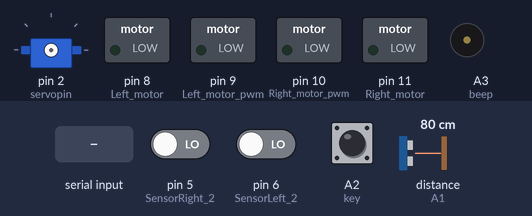
Bench run of a sketch on a simulated Arduino Uno, built with avr-gcc and run on an emulated ATmega328P. On the bench: servo, switched loads named in the sketch (green lamp = pin HIGH), buzzer (waves = sounding). Wiring (inferred from the names in the program): servo: signal pin 2. The test bench sets the inputs (shaded band); at power-on: A2 (key) LOW, pin 5 (SensorRight_2) LOW, pin 6 (SensorLeft_2) LOW, distance to the obstacle (sensor on A1) 80 cm. The echo pulse lasts 58.3 µs per cm; servo pulses on a pin are drawn as a servo (544–2400 µs = 0–180°); pins used as bus, display or sensor lines are not drawn; what the sketch prints to the serial monitor is not drawn.

Above: at 1.2 s.
1.3 s: A2 (key) pulled HIGH for 0.15 s
At 1.43 s:
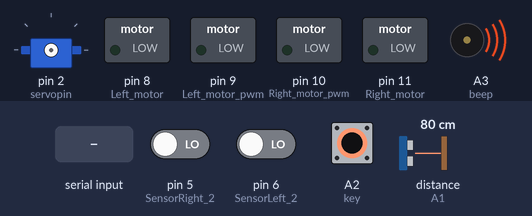
3.1 s: "B" received over Serial
At 3.8 s:
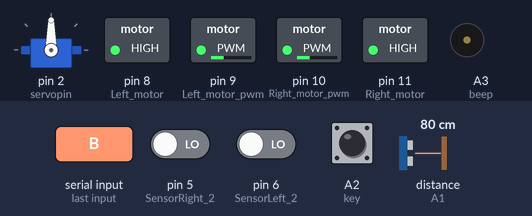
At 5.5 s:
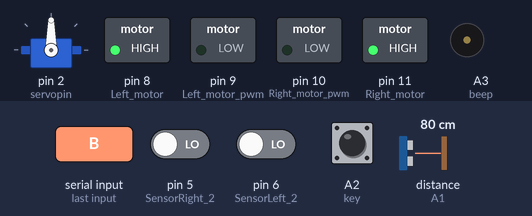
Timing chart, 0 to 7.0 s (numbered marks = the images above; inputs shaded):
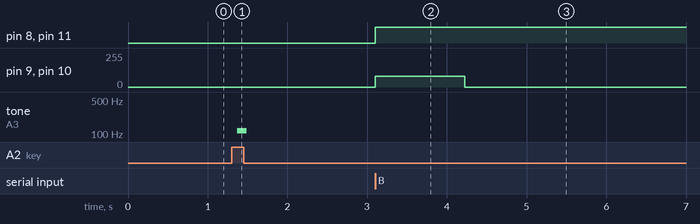

Measured:
- after the input at 1.3 s, tone on A3 (beep): silent → 116 Hz after 0.07 s, → silent 0.12 s later
- after the input at 3.1 s, pin 8 (Left_motor), pin 11 (Right_motor): LOW → HIGH at once; pin 9 (Left_motor_pwm), pin 10 (Right_motor_pwm): 0/255 → 80/255 at once, → 0/255 1.1 s later

The sketch:

myrun.ino
```cpp
/*slep*/


/******************************参数初始化*************************************/
char getstr;                    // 存储蓝牙串口获取的8biti信息
const int Left_motor=8;         // 左电机(IN3) 输出0  前进   输出1 后退
const int Left_motor_pwm=9;     // 左电机PWM调速

const int Right_motor_pwm=10;   // 右电机PWM调速
const int Right_motor=11;       // 右电机后退(IN1)  输出0  前进   输出1 后退

const int key=A2;               // 定义按键 数字A2 接口
const int beep=A3;              // 定义蜂鸣器 数字A3 接口

const int Echo = A1;            // Echo回声脚(P2.0)
const int Trig =A0;             // Trig 触发脚(P2.1)
const int servopin=2;           // 设置舵机驱动脚到数字口2

const int SensorRight_2 = 5;   	// 左边红外避障传感器()
const int SensorLeft_2 = 6;   	// 右边红外避障传感器()

int Front_Distance = 0;         // 前探测
int Left_Distance = 0;          // 左探测
int Right_Distance = 0;         // 右探测
int Angle_Distance=0;           // 每一角度探测的值


void setup() {
   Serial.begin(9600);            // 蓝牙波透率

   /*电机端口*/
   /*LOW前进**HIGH后退*/
   pinMode(Left_motor,OUTPUT);     // PIN 8   8脚无PWM功能
   pinMode(Left_motor_pwm,OUTPUT); // PIN 9   (PWM)
   pinMode(Right_motor_pwm,OUTPUT);// PIN 10  (PWM)
   pinMode(Right_motor,OUTPUT);    // PIN 11  (PWM)
   /*超声波端口*/
   pinMode(Echo, INPUT);           // 定义超声波输入脚
   pinMode(Trig, OUTPUT);          // 定义超声波输出脚
   pinMode(servopin,OUTPUT);       // 设定舵机接口为输出接口
   /*红外避障端口*/
   pinMode(SensorLeft_2, INPUT);   // 定义中间避障传感器为输入
   pinMode(SensorRight_2, INPUT);  // 定义中间避障传感器为输入
   /*其余端口初始化*/
   pinMode(key,INPUT);             // 定义按键接口为输入接口
   pinMode(beep,OUTPUT);           // 蜂鸣器

}

/******************************电机驱动函数************************************/
/*
*@name:run
*@function:小车前进
*/
void run()
{
  digitalWrite(Right_motor,LOW);              // 右电机前进
  digitalWrite(Right_motor_pwm,HIGH);         // 右电机前进
  analogWrite(Right_motor_pwm,80);           // PWM比例0~255调速，左右轮差异略增减

  digitalWrite(Left_motor,LOW);               // 左电机前进
  digitalWrite(Left_motor_pwm,HIGH);          // 左电机PWM
  analogWrite(Left_motor_pwm,80);            // PWM比例0~255调速，左右轮差异略增减

  //delay(time * 100);                        // 执行时间，可以调整
}
/*
*@name:brake
*@function:小车停止
*/
void brake()
{
  digitalWrite(Right_motor_pwm,LOW);           // 右电机PWM 调速输出0
  analogWrite(Right_motor_pwm,0);              // PWM比例0~255调速，左右轮差异略增减

  digitalWrite(Left_motor_pwm,LOW);            // 左电机PWM 调速输出0
  analogWrite(Left_motor_pwm,0);               // PWM比例0~255调速，左右轮差异略增减

  //delay(time * 100);                         // 执行时间，可以调整
}
/*
*@name:spin_left
*@function:小车左转(左轮后退，右轮前进)
*/
void spin_left()
{
  digitalWrite(Right_motor,LOW);               // 右电机前进
  digitalWrite(Right_motor_pwm,HIGH);          // 右电机前进
  analogWrite(Right_motor_pwm,80);            // PWM比例0~255调速，左右轮差异略增减

  digitalWrite(Left_motor,HIGH);               // 左电机后退
  digitalWrite(Left_motor_pwm,HIGH);           // 左电机PWM
  analogWrite(Left_motor_pwm,80);             // PWM比例0~255调速，左右轮差异略增减

 // delay(time * 100);	                       // 执行时间，可以调整
}
/*
*@name:spin_right
*@function:小车右转(右轮后退，左轮前进)
*/
void spin_right()
{
  digitalWrite(Right_motor,HIGH);              // 右电机后退
  digitalWrite(Right_motor_pwm,HIGH);          // 右电机PWM输出1
  analogWrite(Right_motor_pwm,80);            // PWM比例0~255调速，左右轮差异略增减


  digitalWrite(Left_motor,LOW);                // 左电机前进
  digitalWrite(Left_motor_pwm,HIGH);           // 左电机PWM
  analogWrite(Left_motor_pwm,80);             // PWM比例0~255调速，左右轮差异略增减

  //delay(time * 100);	                       // 执行时间，可以调整
}
/*
*@name:back
*@function:小车后退
*/
void back()
{
  digitalWrite(Right_motor,HIGH);              // 右电机后退
  digitalWrite(Right_motor_pwm,HIGH);          // 右电机前进
  analogWrite(Right_motor_pwm,80);            // PWM比例0~255调速，左右轮差异略增减


  digitalWrite(Left_motor,HIGH);               // 左电机后退
  digitalWrite(Left_motor_pwm,HIGH);           // 左电机PWM
  analogWrite(Left_motor_pwm,80);             // PWM比例0~255调速，左右轮差异略增减

  //delay(time * 100);                         // 执行时间，可以调整
}

/******************************舵机测距函数************************************/
/*
*@name:Distance_test
*@function:量出前方距离
*/
float Distance_test()
{
  digitalWrite(Trig, LOW);                     // 给触发脚低电平2μs
  delayMicroseconds(2);
  digitalWrite(Trig, HIGH);                    // 给触发脚高电平10μs，这里至少是10μs
  delayMicroseconds(10);
  digitalWrite(Trig, LOW);                     // 持续给触发脚低电
  float Fdistance = pulseIn(Echo, HIGH);       // 读取高电平时间(单位：微秒)
  Fdistance= Fdistance/58;                     // 为什么除以58等于厘米，  Y米=（X秒*344）/2
                                               // X秒=（ 2*Y米）/344 ==》X秒=0.0058*Y米 ==》厘米=微秒/58
  return Fdistance;
}
/*
*@name:servopulse
*@function:定义一个脉冲函数，用来模拟方式产生PWM值舵机的范围是0.5MS到2.5MS 1.5MS 占空比是居中周期是20MS
*@attention:不同的PWM波占空比对应servo转动的不同角度
*/
void servopulse(int servopin,int myangle)
{
  int pulsewidth=(myangle*11)+500;             //将角度转化为500-2480 的脉宽值 这里的myangle就是0-180度  所以180*11+500=2480  11是为了换成90度的时候基本就是1.5MS
  digitalWrite(servopin,HIGH);                 //将舵机接口电平置高                                                           90*11+50=1490uS  就是1.5ms
  delayMicroseconds(pulsewidth);               //延时脉宽值的微秒数  这里调用的是微秒延时函数
  digitalWrite(servopin,LOW);                  //将舵机接口电平置低
  delay(20-(pulsewidth*0.001));                //延时周期内剩余时间  这里调用的是ms延时函数
}
/*
*@name:front_detection
*@function:探测前方距离
*/
void front_detection()
{
  //此处循环次数减少，为了增加小车遇到障碍物的反应速度
  for(int i=0;i<=5;i++){                       //产生PWM个数，等效延时以保证能转到响应角度
    servopulse(servopin,90);                   //模拟产生PWM
  }
  Front_Distance = Distance_test();
}
/*
*@name:left_detection
*@function:探测左边距离
*/
void left_detection()
{
  for(int i=0;i<=15;i++){                      //产生PWM个数，等效延时以保证能转到响应角度
    servopulse(servopin,175);                  //模拟产生PWM
  }
  Left_Distance = Distance_test();
}
/*
*@name:right_detection
*@function:探测右边距离
*/
void right_detection()
{
  for(int i=0;i<=15;i++){                      //产生PWM个数，等效延时以保证能转到响应角度
    servopulse(servopin,5);                    //模拟产生PWM
  }
  Right_Distance = Distance_test();
}
/*
*@name:Angle_detection
*@function:探测某一角度的值
*/
void Angle_detection(int angle)
{
  int times=10;
  //转到对应的位置
  for(int i=0;i<=times;i++){                   //产生PWM个数，等效延时以保证能转到响应角度
    servopulse(servopin,angle);                //模拟产生PWM
  }
  //开始探测距离
  Angle_Distance = Distance_test();            //Distan_test返回float，强制转化为int
  //发送距离信息
  if(Angle_Distance>=255)                      //将距离信息控制在255cm以；当为1111 1111时表示距离无限远
      Angle_Distance=0xFF;
  Serial.write(Angle_Distance);
}
/*
*@name:Ultrasonic_Detection
*@function:进行5-30-60-90-120-150-175度的超声波探测
*/
void Ultrasonic_Detection()
{
  Angle_detection(5);
  for(int i=30;i<=150;i+=30){
      Angle_detection(i);
  }
  Angle_detection(175);
}


/******************************其余功能函数************************************/
/*
*@name:keysacn
*@function:按键启动
*/
void keysacn()
{
  int val;
  val=digitalRead(key);                        //读取数字7 口电平值赋给val
  while(!digitalRead(key))                     //当按键没被按下时，一直循环
    ;
  while(digitalRead(key))//当按键被按下时
  {
    delay(10);	                               //延时10ms
    val=digitalRead(key);                      //读取数字7 口电平值赋给val
    if(val==HIGH)                              //第二次判断按键是否被按下
      digitalWrite(beep,HIGH);		       //蜂鸣器响
      if(!digitalRead(key))	               //判断按键是否被松开
        digitalWrite(beep,LOW);		       //蜂鸣器停止
    else
      digitalWrite(beep,LOW);                  //蜂鸣器停止
  }
}


/******************************loop主函数************************************/
void loop() {
  keysacn();                              //按键启动
  int SR_2,SL_2;
  while(1){
    SR_2=digitalRead(SensorRight_2);
    SL_2=digitalRead(SensorLeft_2);
    front_detection();//测量前方距离
    //前方存在障碍物
    if((SR_2 == LOW || SL_2 == LOW)||(Front_Distance < 20)){
      digitalWrite(beep,HIGH);           //蜂鸣器响
      Serial.print("D");
      brake();
      delay(300);
      while(1){
          getstr=Serial.read();          //直到读到后退才能退出
          if(getstr=='B'){
            Serial.print("b");
            back();
            delay(1000);
            digitalWrite(beep,LOW);      //蜂鸣器停
            break;
          }
      }
    }
    else
      digitalWrite(beep,LOW);            //蜂鸣器停
    //接受蓝牙串口信息
    getstr=Serial.read();               //读取蓝牙串口获取的信息
    /*
    *F:前进
    *S:停下
    *B:后退
    *L:左转
    *R:右转
    *W:超声波扫描
    */
    if(getstr=='S'){
      Serial.print("s");
      brake();
    }
    else if(getstr=='F'){
      Serial.print("f");
      run();
    }
    else if(getstr=='B'){
      Serial.print("b");
      back();
    }
    else if(getstr=='L'){
      Serial.print("l");
      spin_left();
    }
    else if(getstr=='R'){
      Serial.print("r");
      spin_right();
    }
    else if(getstr=='W'){
      Serial.print("i");                //watch start
      delay(20);
      Ultrasonic_Detection();            //进行角度扫描
      delay(20);
      Serial.print("e");                //watch end
    }
    else                                 //无指令waiting
        ;
  }
}
```
